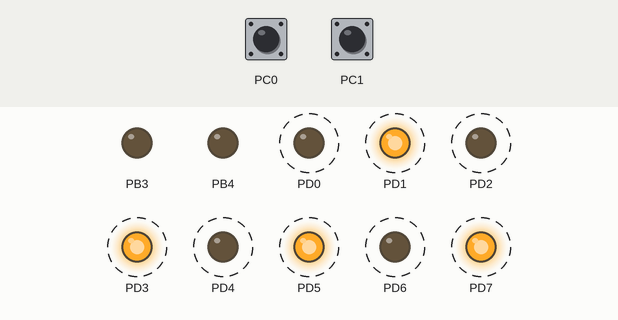
Simulated run of this program. Board: ATmega328P, built with avr-gcc and emulated at 16 MHz. Shown: output pins drawn as LEDs (lit = HIGH). Dashed ring = blinking. The inputs (shaded band) are chosen by the test bench; at power-on: PC0 HIGH, PC1 HIGH.

Above: at 1.25 s.
1.3 s: PC0 pulled LOW for 3.2 s
6.2 s: PC1 pulled LOW for 0.15 s
At 6.35 s:
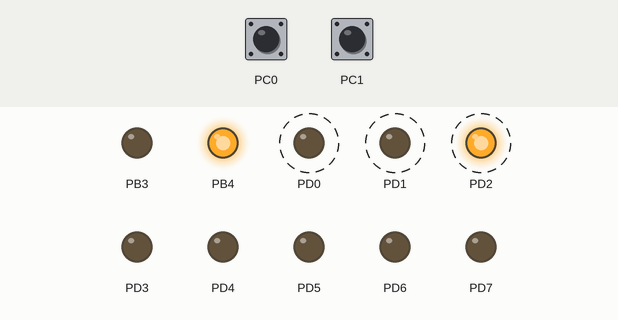
9.2 s: PC1 pulled LOW for 1 s
At 9.35 s:
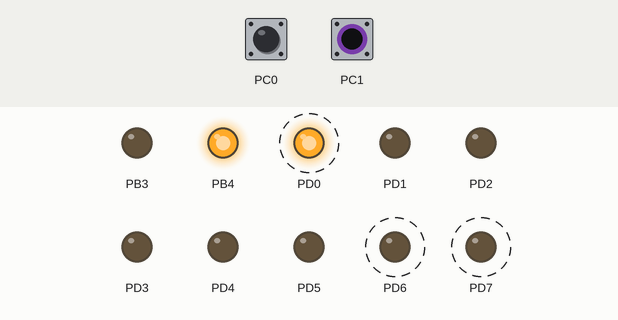
12.2 s: PC1 pulled LOW for 3.2 s
At 12.35 s:
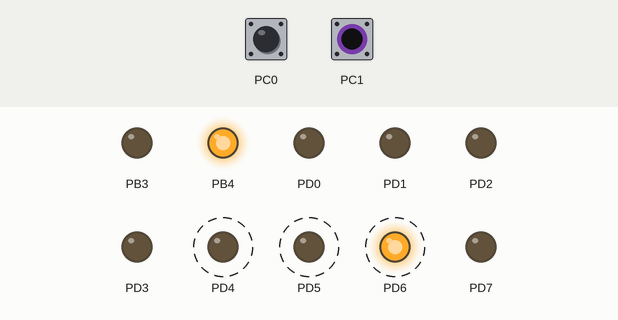
16.9 s: PC0 pulsed LOW 2 times (0.12 s each, 0.3 s apart)
At 17.47 s:
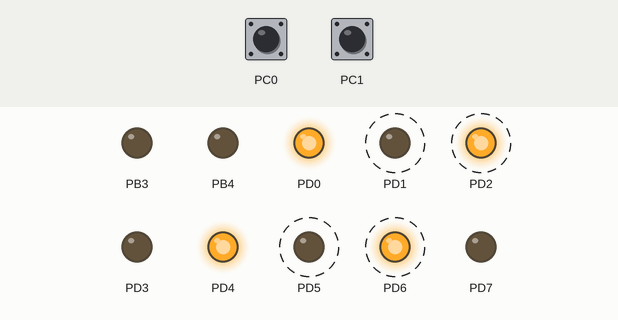
19.9 s: PC1 pulled LOW for 0.15 s
At 20.07 s:
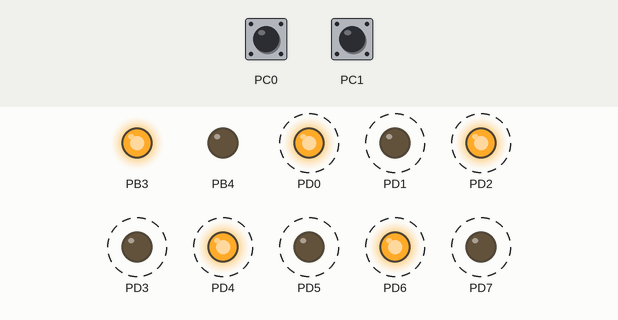
Timing chart, 0 to 23.9 s (numbered marks = the images above; inputs shaded):
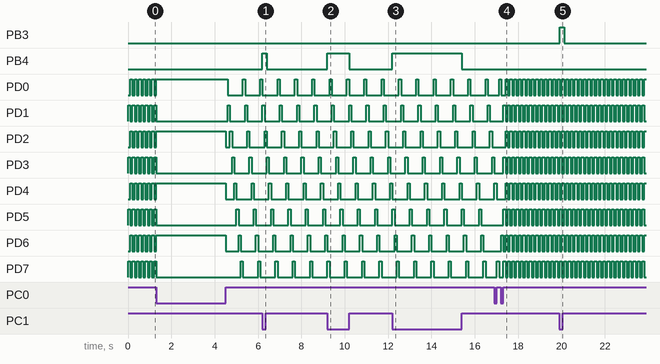

The program:

main.c
```c
/*
 * GccApplication3.c
 *
 * Created: 31/03/2025 14:32:38
 * Author : JUAN MARTIN
 */

#include <avr/io.h>          // Biblioteca principal para AVR (acceso a registros)
#define F_CPU 16000000UL     // Define la frecuencia del CPU como 16MHz
#include <util/delay.h>      // Funciones de retardo
#include <stdint.h>          // Tipos de datos enteros de tamaño fijo

// Globales
uint8_t secuencia = 1;	// Controla qué secuencia se está ejecutando (1, 2 o 3)
uint8_t izquierda = 7;	// Posición del LED izquierdo para la secuencia 3 (comienza en bit 7)
uint8_t derecha = 0;	// Posición del LED derecho para la secuencia 3 (comienza en bit 0)

void mostrarSecuencia(uint8_t sec){
	if (!(PINC & (1<<PINC1))){
		PORTB = sec<<3;			//Muestro el numero de la secuencia en el puerto B (01 = 1, 10 = 2, 11 = 3) mientras esté presionado
		} else {
		PORTB = 0;				//Apago si no está presionado
	}
}

uint8_t presionaBoton(void)
{
	if(!(PINC & (1<<PINC0))) {							// Verifico si esta presionado el boton. puedo usar if ( bit_is_clear(PINC, PC0) ) {   } que comprueba si PC0 está en 0
		while (!(PINC & (1<<PINC0))) _delay_ms(20);		// Si esta presionado, espero 20 ms para el debounce
		return 1;										// Botón presionado
	}
	return 0;											// Botón no presionado
}

void configuracion(){

	DDRD = 0xFF;							// Configuro todo el puerto D como salida
	DDRC &= ~((1<<DDC0) | (1<<DDC1));		// Configuro los bit 0 y 1 del puerto C como entrada
	PORTC |= ((1<<PORTC0) | (1<<PORTC1));	// Habilito Pull-Up en bits 0 y 1 del puerto C
	DDRB |= ((1<<DDB3) | (1<<DDB4));		// Configuro los bits 3 y 4 del puerto B como salida
}

void secuencia1(void){
	mostrarSecuencia(secuencia);
	PORTD = 0b10101010;				// Escribo en Port D los pares
	if(presionaBoton()) {			// Verifico si esta presionado el boton
		secuencia = 2;				//Cambio a la siguiente secuencia
		return;
	}
	_delay_ms(100);
	PORTD = 0b01010101;				// Escribo en Port D los impares
	if(presionaBoton()) {			// Verifico si esta presionado el boton
		secuencia = 2;				//Cambio a la siguiente secuencia
		return;
	}
	_delay_ms(100);
}
void secuencia2(void){
	for(uint8_t i = 0; i<8; i++){
		mostrarSecuencia(secuencia);
		PORTD = (1<<i);				//Prendo el LED en la posición i
		if(presionaBoton()) {		//Verifico si esta presionado el boton
			secuencia = 3;			//Cambio a la siguiente secuencia
			return;
		}
		_delay_ms(100);
	}
}
void secuencia3(void){
	if (secuencia == 3){
		mostrarSecuencia(secuencia);
		if (izquierda > derecha) {		//Verifico si los leds se chocan
			PORTD = (1 << izquierda);
			if(presionaBoton()) {		// Verifico si esta presionado el boton
				secuencia = 1;			//Cambio a la siguiente secuencia
				izquierda = 7;			//reinicio variables
				derecha = 0;
				return;
			}
			_delay_ms(100);				// Retardo para visualizar el encendido de los LEDs
			PORTD = (1 << derecha);
			if(presionaBoton()) {		//Verifico si esta presionado el boton
				secuencia = 1;			//Cambio a la siguiente secuencia
				izquierda = 7;			//reinicio variables
				derecha = 0;
				return;
			}
			_delay_ms(100);
			izquierda--;				//Muevo a la siguiente posición
			derecha++;
		} else {
			izquierda = 7;				//reinicio variables cuando se encuentran en el medio
			derecha = 0;
		}
	}
}

int main(void)
{
	configuracion();
    while (1)
    {
		switch (secuencia) {
			case 1:
				secuencia1();
				break;
			case 2:
				secuencia2();
				break;
			case 3:
				secuencia3();
				break;
		}
	}
	return 0;
}
```

Measured:
- after the input at 6.2 s, PB4: LOW → HIGH at once, → LOW 0.20 s later
- after the input at 9.2 s, PB4: LOW → HIGH at once, → LOW 1.0 s later
- after the input at 12.2 s, PB4: LOW → HIGH at once, → LOW 3.2 s later
- after the input at 16.9 s, PD1, PD5: alternates HIGH for 0.10 s and LOW for 0.10 s, starting after 0.42 s; PD2: alternates HIGH for 0.10 s and LOW for 0.10 s, starting after 0.52 s; PD6: alternates HIGH for 0.10 s and LOW for 0.10 s, starting after 0.32 s
- after the input at 19.9 s, PB3: LOW → HIGH at once, → LOW 0.20 s later
